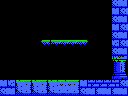

This is a level from a 2D game, rendered from its Tiled map with the project's own tilesets. A one-line summary and the complete map file follow:
An orthogonal 16x12 tile map with 8x8 px tiles, 1 tile layer (Tile Layer 1) and 10 objects (2x item, big-item, breakable-right, door-right, 4x4-item, ...).

<map version="1.0" orientation="orthogonal" renderorder="right-down" width="16" height="12" tilewidth="8" tileheight="8" nextobjectid="20">
 <properties>
  <property name="left" value="hole" />
  <property name="up" value="hole" />
 </properties>
 <tileset firstgid="1" name="tiles" tilewidth="8" tileheight="8" tilecount="256" columns="16">
  <image source="tiles.png" width="128" height="128" />
 </tileset>
 <layer name="Tile Layer 1" width="16" height="12">
  <data encoding="csv">
1,1,1,1,1,1,1,1,1,1,1,1,1,1,252,251,
1,1,1,1,1,1,1,1,1,1,1,1,1,1,251,252,
1,1,1,1,1,1,1,1,1,1,1,1,1,1,252,251,
1,1,1,1,1,1,1,1,1,1,1,1,1,1,251,252,
1,1,1,1,1,1,1,1,1,1,1,1,1,1,252,251,
1,1,1,1,1,140,138,255,255,255,139,1,1,1,118,252,
1,1,1,1,1,1,1,1,1,1,1,1,1,1,252,251,
1,1,1,1,1,1,1,1,1,1,1,1,1,1,147,148,
1,1,1,1,1,1,1,1,1,1,1,1,1,1,163,164,
1,1,1,1,1,1,1,1,1,1,1,1,1,1,179,180,
251,118,104,106,104,106,104,105,105,106,251,159,159,159,254,252,
252,251,120,122,120,122,120,121,121,122,252,251,119,251,119,251
</data>
 </layer>
 <objectgroup name="objects">
  <object id="1" type="item" x="16" y="64" width="16" height="16" />
  <object id="2" type="big-item" x="80" y="56" width="32" height="24" />
  <object id="4" type="breakable-right" x="112" y="56" width="16" height="24" />
  <object id="6" type="door-right" x="112" y="56" width="16" height="24" />
  <object id="8" type="4x4-item" x="8" y="48" width="32" height="32" />
  <object id="9" type="item" x="88" y="64" width="16" height="16" />
  <object id="15" type="door-down" x="48" y="80" width="32" height="16" />
  <object id="16" type="breakable-down" x="48" y="80" width="32" height="16" />
  <object id="18" type="pushable-block" x="56" y="24" width="16" height="16" />
  <object id="19" type="sentinel" x="88" y="48" width="16" height="32" />
 </objectgroup>
</map>
